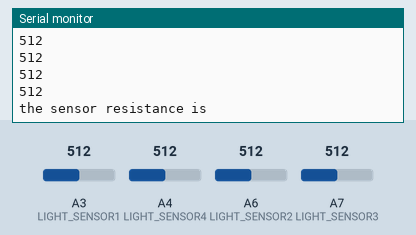
Simulated run of this sketch. Board: Arduino Nano, built with avr-gcc and run on an emulated ATmega328P. Shown: the last lines printed to the serial monitor. The inputs (shaded band) are chosen by the test bench; at power-on: A3 (LIGHT_SENSOR1) = 512, A4 (LIGHT_SENSOR4) = 512, A6 (LIGHT_SENSOR2) = 512, A7 (LIGHT_SENSOR3) = 512.

Above: at 2.8 s.
2.9 s: A3 (LIGHT_SENSOR1) set to 716
5.6 s: A4 (LIGHT_SENSOR4) set to 306
At 7.2 s:
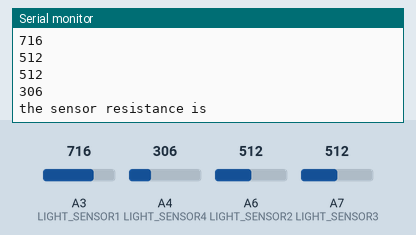
8.3 s: A6 (LIGHT_SENSOR2) set to 992
11.0 s: A7 (LIGHT_SENSOR3) set to 30
At 12.7 s:
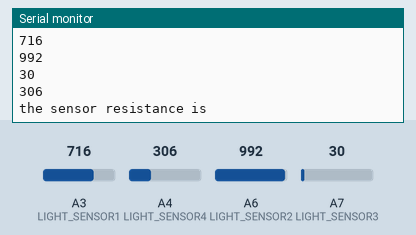
Timing chart, 0 to 14.2 s (numbered marks = the images above; inputs shaded):
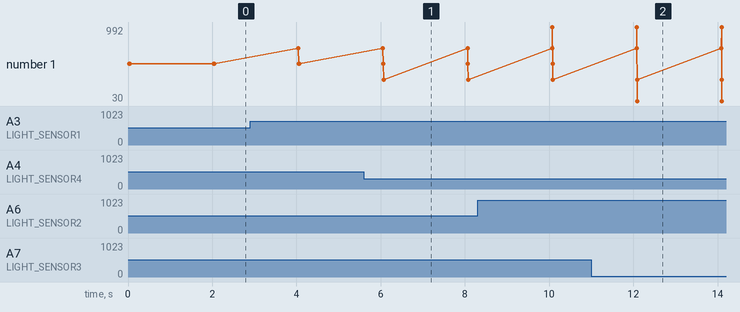

Measured:
- after the input at 5.6 s, the serial monitor: prints a new line after 0.47 s (image 1)
- after the input at 11.0 s, the serial monitor: prints a new line after 1.1 s (image 2)
- plotted number 1: 512 → 306 after the input at 5.6 s

The sketch:

testLight.ino
```cpp
/* Grove - Light Sensor demo v1.0
*
* Signal wire to A0.
* By: http://www.seeedstudio.com
*/
#include <math.h>

#define LIGHT_SENSOR1 A3
#define LIGHT_SENSOR2 A6
#define LIGHT_SENSOR3 A7
#define LIGHT_SENSOR4 A4

const int ledPin=12;                 //Connect the LED Grove module to Pin12, Digital 12
const int thresholdvalue=10;         //The treshold for which the LED should turn on. Setting it lower will make it go on at more light, higher for more darkness

float Rsensor1; //Resistance of sensor in K
float Rsensor2; //Resistance of sensor in K
float Rsensor3; //Resistance of sensor in K
float Rsensor4; //Resistance of sensor in K

void setup()
{
    Serial.begin(9600);                //Start the Serial connection
}
void loop()
{
    int sensorValue1 = analogRead(LIGHT_SENSOR1);
    int sensorValue2 = analogRead(LIGHT_SENSOR2);
    int sensorValue3 = analogRead(LIGHT_SENSOR3);
    int sensorValue4 = analogRead(LIGHT_SENSOR4);

  //  Rsensor1 = (float)(1023-sensorValue1)*10/sensorValue1;
  //  Rsensor2 = (float)(1023-sensorValue2)*10/sensorValue2;
  //  Rsensor3 = (float)(1023-sensorValue3)*10/sensorValue3;
  //  Rsensor4 = (float)(1023-sensorValue4)*10/sensorValue4;

    Serial.println("the analog read data is ");

    Serial.println(sensorValue1);
    Serial.println(sensorValue2);
    Serial.println(sensorValue3);
    Serial.println(sensorValue4);

    Serial.println("the sensor resistance is ");//show the ligth intensity on the serial monitor;

   /* Serial.println(Rsensor1,DEC);
    Serial.println(Rsensor2,DEC);
    Serial.println(Rsensor3,DEC);
    Serial.println(Rsensor4,DEC);*/

    delay(2000);

}
```
